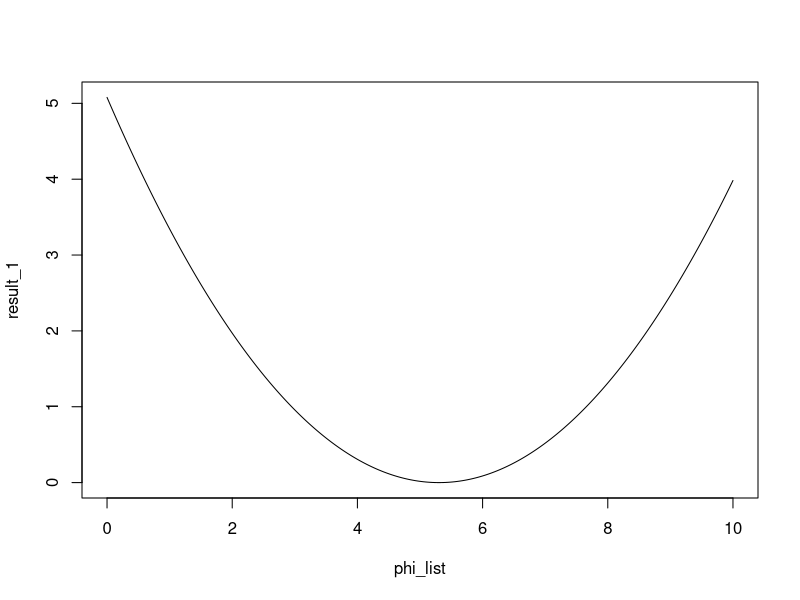
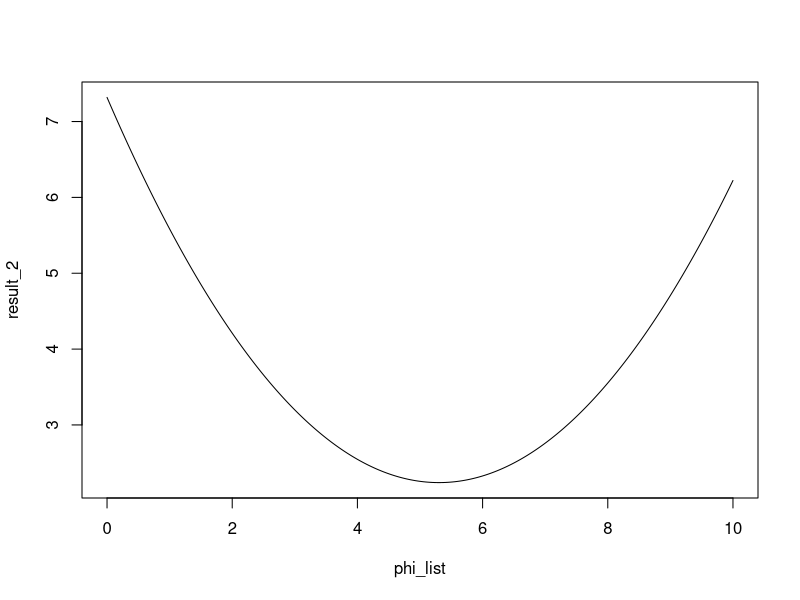
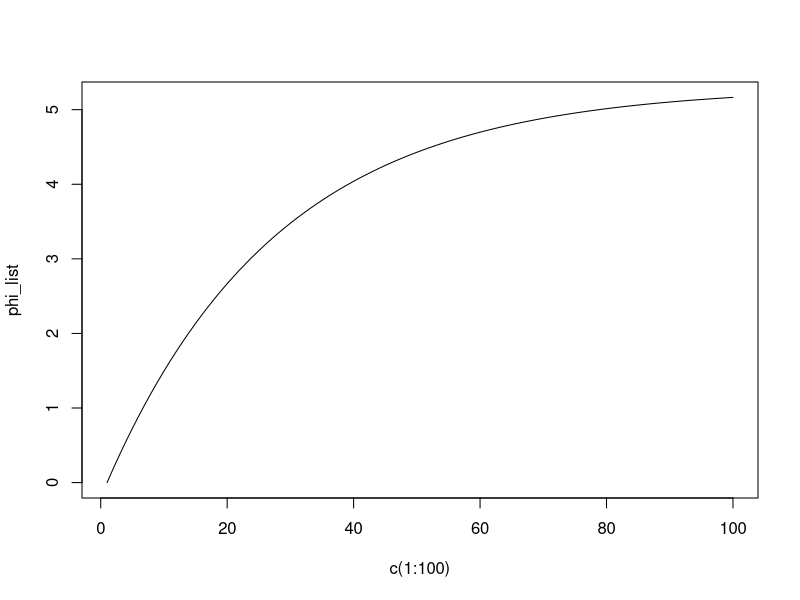

Source code (R) for these figures, in order:
## ---- chunk 1
knitr::opts_chunk$set(echo = TRUE)
## ---- chunk 2
n <- 1e5
ref_dist_sample <- rnorm(n)

## ---- chunk 3
f <- function(x){
  exp(-1/2*x^2)/sqrt(2*pi)
}
## ---- chunk 4
x <- 1
f(x)
dnorm(x)
exp(-1/2)/sqrt(2*pi)
## ---- chunk 5
# true value 0.282095
x <- rnorm(n)
f_list <- f(x)
(sample_mean_f <- mean(f_list))
## ---- chunk 6
n <- 1e5
x <- rnorm(n, mean = 5, sd = 3)

(mean(log(dnorm(x, mean = 5, sd = 3))))
## ---- chunk 7
n <- 1e5
z <- rnorm(n)

t_inv <- function(z){
  (z-5)/3
}

t_fun <- function(z){
  3*z + 5
}

(mean(log(1/3 * dnorm(z) )))

## ---- chunk 8
set.seed(525)

library(tidyverse)

X <- 6
n <- 1e5
z <- rnorm(n)

t_fun <- function(z, phi){
  sqrt(36/13)*z + phi
}

get_Exp_post <- function(phi_in){

  mean(log( sqrt(13/36) * dnorm(z) ) -
       log(dnorm(t_fun(z, phi = phi_in),
                 mean= (4/13)*X + (9/13)*5,
                 sd = sqrt(36/13))))
}


phi_list <- seq(from = 0, to = 10, by = 0.01)

result_1 <- map_dbl(phi_list, ~get_Exp_post(.x))
## ---- chunk 9
plot(x = phi_list, y = result_1, type = "l")
## ---- chunk 10
phi_list[which.min(result_1)]
## ---- chunk 11
likelihood_prior <- function(y){
  1/(sqrt(2*pi)*3)*exp(-1/(2*9)*(y-X)^2)*
    1/(sqrt(2*pi)*2)*exp(-1/(2*4)*(y-5)^2)
}
## ---- chunk 12
get_Exp_likelihood_prior <- function(phi_in){

  mean(log( sqrt(13/36) * dnorm(z) ) -
       log( likelihood_prior(t_fun(z, phi = phi_in) ) )
       )
}
## ---- chunk 13
result_2 <- map_dbl(phi_list, ~get_Exp_likelihood_prior(.x))
## ---- chunk 14
plot(x = phi_list, y = result_2, type = "l")
## ---- chunk 15
phi_list[which.min(result_2)]
## ---- chunk 16
(4/13)*X + (9/13)*5
## ---- chunk 17
get_grad <- function(phi_in){

  mean((1/9)*(t_fun(z,phi = phi_in) - X) +
         (1/4)*(t_fun(z,phi = phi_in) - 5))
}

## ---- chunk 18
get_phi_gd <- function(phi_ini = 0,
                       step_size = 0.1,
                       max_step= 100){
  phi_list <- rep(0, 100)
  phi_list[1] <- phi_ini
  
  for(i in 2:max_step){
    phi_list[i] <- phi_list[i-1] - step_size*get_grad(phi_list[i-1])
  }
  phi_list
}
## ---- chunk 19
phi_list <- get_phi_gd()
## ---- chunk 20
plot(x = c(1:100), y = phi_list, type= "l")
## ---- chunk 21
phi_list[100]
